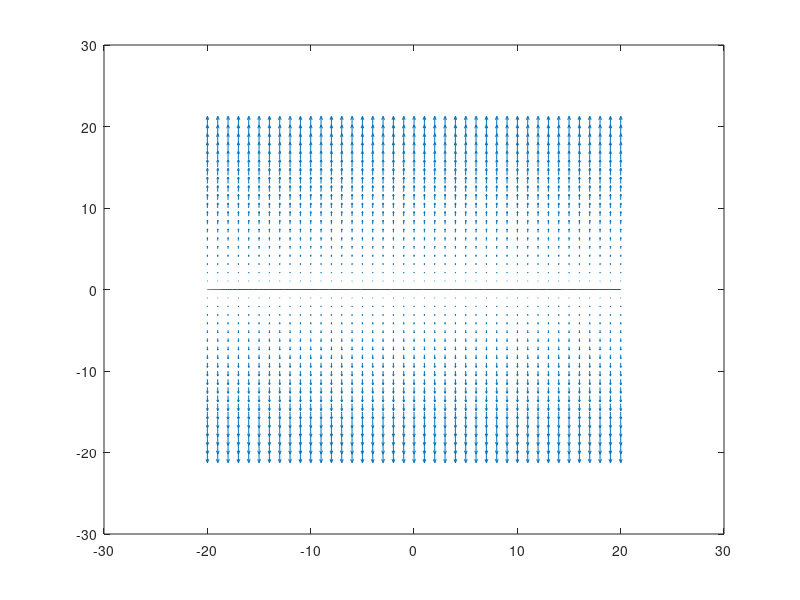

This chart was generated by the following MATLAB code:
%% First ODE
clc,clear

% function
[X,Y] = meshgrid(-20:01:20);
F = @(X,Y) Y./6 * (4 - Y);

% equation
[x,y] = ode45(F,[-20 20],0);
DY = F(1,Y);
DX = DY*0 + 5;

quiver(X,Y,DX,DY)
hold on
plot(x,y,'r')
hold off
